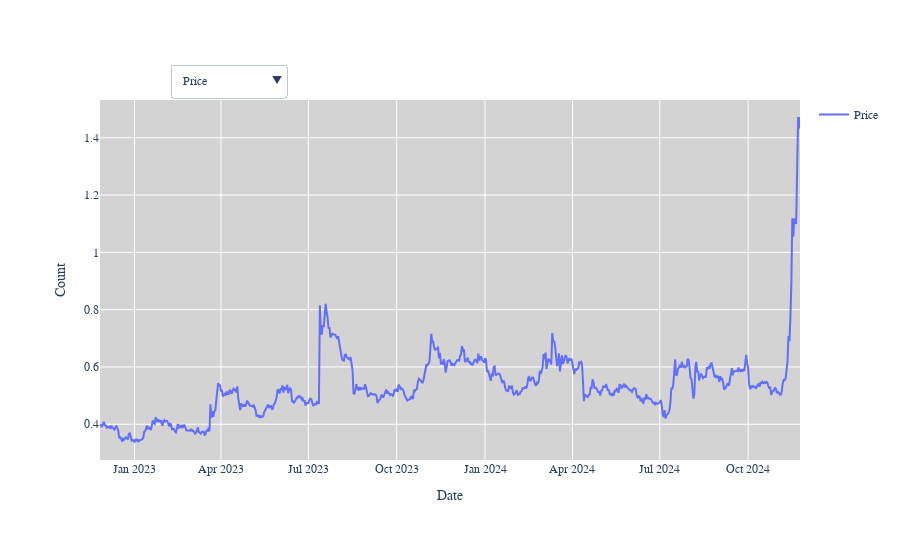

Notebook source saved alongside this figure:
### Code cell
fig = go.Figure()

# Add the price chart (default)
fig.add_trace(go.Scatter(x=stock_data.index, y=stock_data['Close'], mode='lines', name='Price'))

# Add the RSI chart (initially hidden)
fig.add_trace(go.Scatter(x=stock_data.index, y=stock_data['RSI'], mode='lines', name='RSI', visible=False))

# Add the MACD chart (initially hidden)
fig.add_trace(go.Scatter(x=stock_data.index, y=stock_data['MACD'], mode='lines', name='MACD', visible=False))

# Add the Bollinger Bands chart (initially hidden)
fig.add_trace(go.Scatter(x=stock_data.index, y=stock_data['UB'], mode='lines', name='Upper Bollinger Band', visible=False, line=dict(color='red')))
fig.add_trace(go.Scatter(x=stock_data.index, y=stock_data['LB'], fill='tonexty', mode='lines', name='Lower Bollinger Band', visible=False, line=dict(color='green')))
fig.add_trace(go.Scatter(x=stock_data.index, y=stock_data['M20'], mode='lines', name='Middle Bollinger Band', visible=False, line=dict(color='blue')))
fig.add_trace(go.Scatter(x=stock_data.index, y=stock_data['Close'], mode='lines', name='Price (Bollinger)', visible=False, line=dict(color='black')))

# Define the buttons for dropdown menu
buttons = [
    dict(label='Price', method='update', args=[{'visible': [True, False, False, False, False, False, False]}, {'title': 'Stock market line plot in USD'}]),
    dict(label='RSI', method='update', args=[{'visible': [False, True, False, False, False, False, False]}, {'title': 'RSI Indicator'}]),
    dict(label='MACD', method='update', args=[{'visible': [False, False, True, False, False, False, False]}, {'title': 'MACD Indicator'}]),
    dict(label='Bollinger Bands', method='update', args=[{'visible': [False, False, False, True, True, True, True]}, {'title': 'Bollinger Bands'}])
]

# Create the dropdown menu
dropdown = go.layout.Updatemenu(
    buttons=buttons,
    direction='down',
    showactive=True,
    xanchor='left',
    yanchor='top',
    x=0.1,
    y=1.1
)

# Update layout to include dropdown menu and other customizations
fig.update_layout(
    updatemenus=[dropdown],
    plot_bgcolor='lightgray',   # Background color of the plotting area
    font=dict(family='Arial', size=12),
    title_font=dict(size=20),
    title_x=0.5,
    xaxis_title='Date',
    yaxis_title='Count',
    hoverlabel=dict(bgcolor='lightgrey', font_size=14),
    margin=dict(l=100, r=100, t=100, b=100),
    showlegend=True
)
# Show the figure
fig.show()

### Figure 1 — Plotly figure (JSON) as saved in the notebook; plotly's stock layout.template omitted (floating-point values rounded to 4 significant figures; data arrays with more than 128 entries replaced by an {"elided": "..."} marker saying what was removed)
{"data": [{"mode": "lines", "name": "Price", "type": "scatter", "x": {"elided": "730 str values"}, "y": {"elided": "730 float values"}}, {"mode": "lines", "name": "RSI", "type": "scatter", "visible": false, "x": {"elided": "730 str values"}, "y": {"elided": "730 float values"}}, {"mode": "lines", "name": "MACD", "type": "scatter", "visible": false, "x": {"elided": "730 str values"}, "y": {"elided": "730 float values"}}, {"line": {"color": "red"}, "mode": "lines", "name": "Upper Bollinger Band", "type": "scatter", "visible": false, "x": {"elided": "730 str values"}, "y": {"elided": "730 float values"}}, {"fill": "tonexty", "line": {"color": "green"}, "mode": "lines", "name": "Lower Bollinger Band", "type": "scatter", "visible": false, "x": {"elided": "730 str values"}, "y": {"elided": "730 float values"}}, {"line": {"color": "blue"}, "mode": "lines", "name": "Middle Bollinger Band", "type": "scatter", "visible": false, "x": {"elided": "730 str values"}, "y": {"elided": "730 float values"}}, {"line": {"color": "black"}, "mode": "lines", "name": "Price (Bollinger)", "type": "scatter", "visible": false, "x": {"elided": "730 str values"}, "y": {"elided": "730 float values"}}], "layout": {"font": {"family": "Arial", "size": 12}, "hoverlabel": {"bgcolor": "lightgrey", "font": {"size": 14}}, "margin": {"b": 100, "l": 100, "r": 100, "t": 100}, "plot_bgcolor": "lightgray", "showlegend": true, "title": {"font": {"size": 20}, "x": 0.5}, "updatemenus": [{"buttons": [{"args": [{"visible": [true, false, false, false, false, false, false]}, {"title": "Stock market line plot in USD"}], "label": "Price", "method": "update"}, {"args": [{"visible": [false, true, false, false, false, false, false]}, {"title": "RSI Indicator"}], "label": "RSI", "method": "update"}, {"args": [{"visible": [false, false, true, false, false, false, false]}, {"title": "MACD Indicator"}], "label": "MACD", "method": "update"}, {"args": [{"visible": [false, false, false, true, true, true, true]}, {"title": "Bollinger Bands"}], "label": "Bollinger Bands", "method": "update"}], "direction": "down", "showactive": true, "x": 0.1, "xanchor": "left", "y": 1.1, "yanchor": "top"}], "xaxis": {"title": {"text": "Date"}}, "yaxis": {"title": {"text": "Count"}}}}
